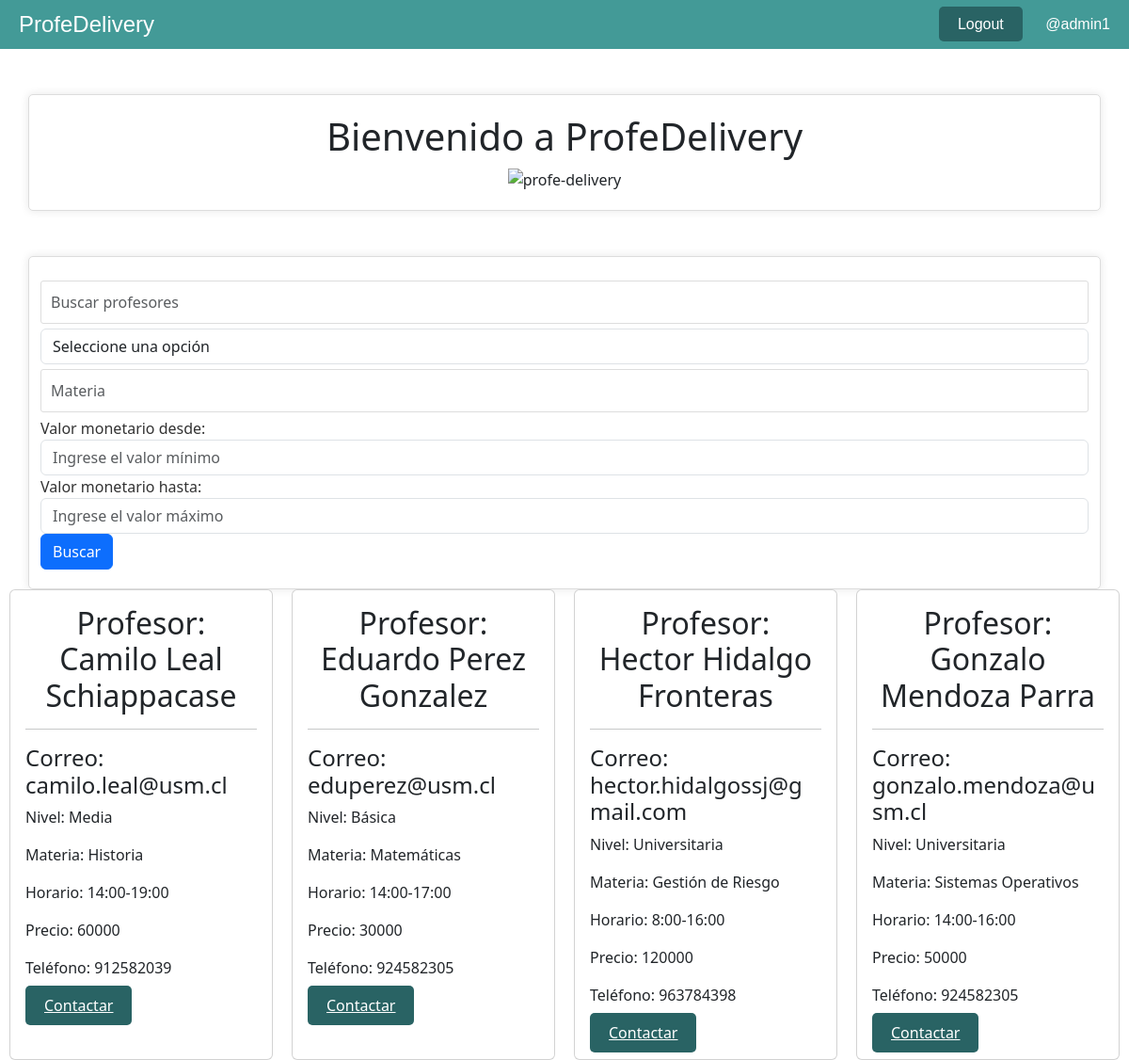
/proyecto/ (signed in), run on the app's committed database.
### usuario/models.py (models this page shows, shortened)
class usuario(AbstractBaseUser):
    username = models.CharField('Nombre de Usuario',unique=True, max_length=50)
    email = models.EmailField('Correo Electrónico',unique=True, max_length=254)
    nombre = models.CharField('Nombre', max_length=50,blank=True, null=True)
    apellidos = models.CharField('Apellidos',max_length=200, blank=True, null=True)
    roles = (('',''),
             ('Alumno','Alumno'),
             ('Profesor','Profesor'))
    rol = models.TextField('rol', choices= roles ,max_length=8, default='')
    niveles = (('Elige un nivel educativo', 'Elige un nivel educativo'),
               ('Básica','Básica'),
               ('Media','Media'),
               ('Universitaria','Universitaria'))
    nivel = models.TextField(choices=niveles, default='Elige un nivel educativo')
    telefono = models.CharField('Teléfono', max_length=15, blank=True, null=True)
    materia = models.CharField('Materia', max_length=50, blank=True, null=True)
    horario = models.CharField('Horario de Atención', max_length=50, blank=True, null=True)
    precio = models.IntegerField('Precio',blank=True, null=True)
    usuario_activo = models.BooleanField(default= True)
    usuario_admin = models.BooleanField(default=False)
    objects = usuarioManager()
    USERNAME_FIELD = 'username'
    REQUIRED_FIELDS = ['email','nombre','apellidos']

### proyecto/views.py (the view)
# urls.py: 2. Add a URL to urlpatterns:  path('', Home.as_view(), name='home')
class Home(ListView):
    usuarios = usuario.objects.all()
    niveles = usuario.niveles
    template_name = 'proyecto/index.html'
    def get_queryset(self):
        usuarios = self.usuarios.filter(rol = 'Profesor')
        nombre = self.request.GET.get('nombre','')
        nivel = self.request.GET.get('nivel','')
        materia = self.request.GET.get('materia','')
        valor = self.request.GET.get('valor','')
        valor2 = self.request.GET.get('valor2','')
        if nombre != '':
            usuarios = self.usuarios.filter(Q(nombre__icontains=nombre) | Q(apellidos__icontains=nombre))
            usuarios = usuarios.order_by('precio')
        if nivel != '':
            usuarios = self.usuarios.filter(nivel=nivel)
            usuarios = usuarios.order_by('precio')
        if materia != '':
            usuarios = self.usuarios.filter(materia=materia)
            usuarios = usuarios.order_by('precio')
        if valor and valor2:
            usuarios = usuarios.filter(precio__range=(valor, valor2))
            usuarios = usuarios.order_by('precio')
        elif valor:
            usuarios = usuarios.filter(precio__gte=valor)
            usuarios = usuarios.order_by('precio')
        elif valor2:
            usuarios = usuarios.filter(precio__lte=valor2)
            usuarios = usuarios.order_by('precio')
        return usuarios

### templates/proyecto/index.html (shortened to what this page needs)
{% load static %}
<!DOCTYPE html>
<html lang="es">
<head>
    <link rel="stylesheet" type="text/css" href="{% static 'css/estiloscards.css' %}">
    <link rel="stylesheet" type = "text/css" href="{% static 'css/estilos.css' %}">
    <link href="https://cdn.jsdelivr.net/npm/bootstrap@5.3.2/dist/css/bootstrap.min.css" rel="stylesheet">
</head>
<header>
    <div class="navbar">
        <div class="logo">ProfeDelivery</div>
        <div class="auth-links">
            {% if user.is_authenticated %}
                <a class="button" href='{% url 'logout' %}'>Logout</a>
                <a href='#'> @{{ user.username }} </a>
            {% else %}
                <a class="button" href="{% url 'login' %}">Iniciar Sesión</a>
                <a class="button" href="{% url "proyecto:registro" %}">Registrarse</a>
            {% endif %}
        </div>
    </div>
    <div class="container text-center mt-5">
        <h1>Bienvenido a ProfeDelivery</h1>
        <img src="{% static 'img/profe-delivery.png'%}" alt="profe-delivery" height="450px" width="700px">
</header>
<body>
    <div class="container-cards">
        <form method="get">
            <div class="container mt-5">
                <form class="form-inline">
                    <div class="form-group mr-2">
                        <input type="text" class="form-control" placeholder="Buscar profesores" name="nombre" value="{{request.GET.nombre}}">
                    </div>
                    <div class="form-group mr-2">
                        <select class="form-control" name="nivel" value="{{request.GET.nivel}}">
                            <option value="">Seleccione una opción</option>
                        </select>
                    </div>
                    <div class="form-group mr-2">
                        <input type="text" class="form-control" placeholder="Materia" name="materia" value="{{request.GET.materia}}">
                    </div>
                    <div class="form-group mr-2">
                        <label for="valor">Valor monetario desde:</label>
                        <input type="number" class="form-control" name="valor" id="valor" placeholder="Ingrese el valor mínimo" value="{{ request.GET.valor }}">
                    </div>
                    <div class="form-group mr-2">
                        <label for="valor2">Valor monetario hasta:</label>
                        <input type="number" class="form-control" name="valor2" id="valor2" placeholder="Ingrese el valor máximo" value="{{ request.GET.valor2 }}">
                    </div>
                    <button type="submit" class="btn btn-primary">Buscar</button>
                </form>
            </div>
            <div class="cards">
            {% if object_list %}
                    {% for profesor in object_list %}
                    <div class="card">
                        <div class="card-body">
                            <h2>Profesor: {{profesor.nombre}} {{profesor.apellidos}}</h2>
                            <hr>
                            <h4>Correo: {{ profesor.email }}</h4>
                            <p>Nivel: {{profesor.nivel}}</p>
                            <p>Materia: {{profesor.materia}}</p>
                            <p>Horario: {{profesor.horario}}</p>
                            <p>Precio: {{profesor.precio}}</p>
                            <p>Teléfono: {{profesor.telefono}}</p>
                            <a href="#" class="button">Contactar</a>
                        </div>
                    </div>
                    {% endfor %}
            </div>
            {% else  %}
            <h2>No existen profesores registrados.</h2>
            {% endif %}
        </form>
    </div>
</body>
</html>

### proyecto/static/css/estiloscards.css (style rules this page uses)
.cards { display: flex; grid-template-rows: auto; }
.card { margin-left: 10px; margin-right: 10px; width: 350px; height: auto; }

### proyecto/static/css/estilos.css (style rules this page uses)
.navbar { background-color: #439A97; color: #fff; padding: 10px 0; overflow: hidden; font-family: Arial, sans-serif; }
.navbar .logo { font-size: 24px; margin-left: 20px; font-family: Arial, sans-serif; }
.navbar .auth-links { float: right; margin-right: 20px; font-family: Arial, sans-serif; }
.button { background-color: #296364; color: #fff; border: none; padding: 10px 20px; border-radius: 5px; cursor: pointer; }
.auth-links a { text-decoration: none; color: #fff; margin-left: 20px; font-family: Arial, sans-serif; }
body { margin: 0; padding: 0; position: relative; min-height: 100vh; background-color: #ffe6e6; }
body { font-family: Arial, sans-serif; background-color: #f3f3f3; }
.container { max-width: 400px; margin: 0 auto; padding: 20px; background-color: #fff; border: 1px solid #ddd; border-radius: 5px; box-shadow: 0 0 10px rgba(0, 0, 0, 0.1); }
h2 { text-align: center; color: #0078D4; }
label { color: #333; }
input[type="text"], input[type="email"], input[type="password"] { width: 100%; padding: 10px; margin: 5px 0; border: 1px solid #ddd; border-radius: 3px; }
select { width: 100%; padding: 10px; margin: 5px 0; border: 1px solid #ddd; border-radius: 3px; }

### data on the page
usuario: username "admin1"
usuario: nombre "Camilo", apellidos "Leal Schiappacase", email "camilo.leal@usm.cl", nivel "Media", materia "Historia", horario "14:00-19:00", precio "60000", telefono "912582039"
usuario: nombre "Eduardo", apellidos "Perez Gonzalez", email "eduperez@usm.cl", nivel "Básica", materia "Matemáticas", horario "14:00-17:00", precio "30000", telefono "924582305"
usuario: nombre "Hector", apellidos "Hidalgo Fronteras", email "hector.hidalgossj@gmail.com", nivel "Universitaria", materia "Gestión de Riesgo", horario "8:00-16:00", precio "120000", telefono "963784398"
usuario: nombre "Gonzalo", apellidos "Mendoza Parra", email "gonzalo.mendoza@usm.cl", nivel "Universitaria", materia "Sistemas Operativos", horario "14:00-16:00", precio "50000", telefono "924582305"
